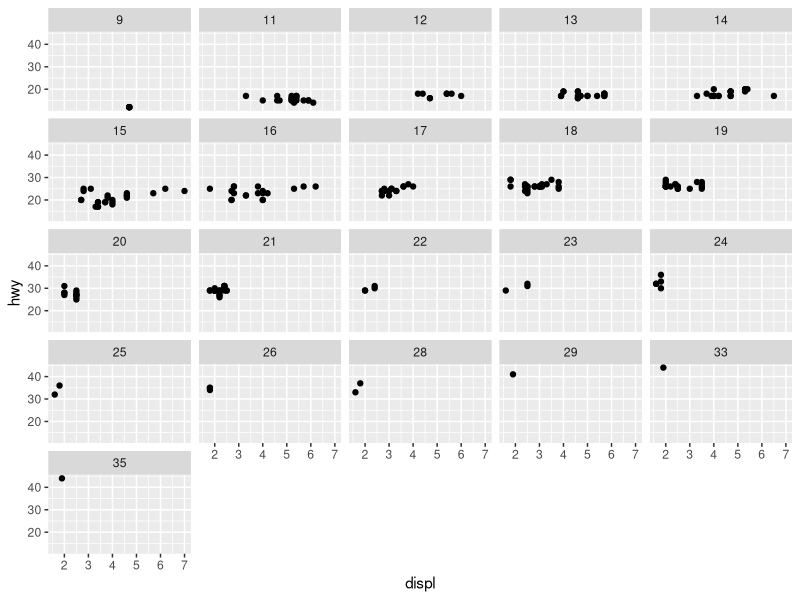
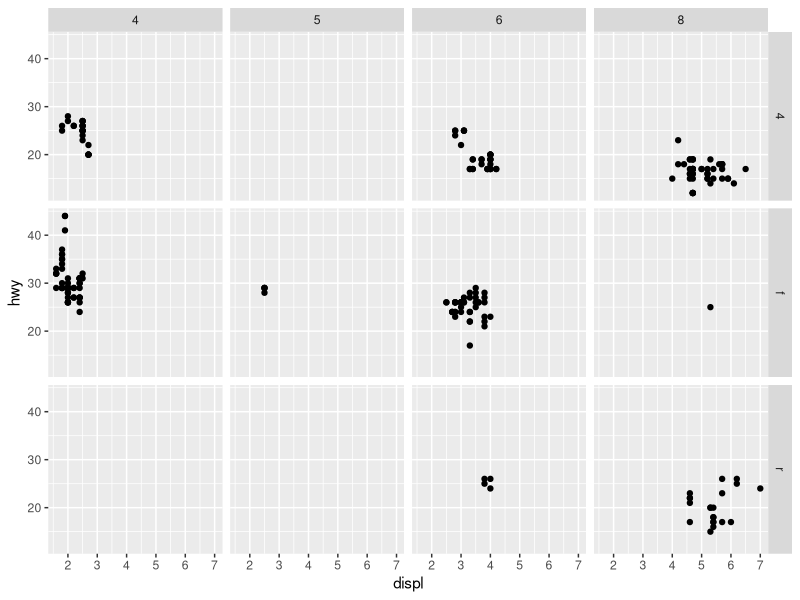
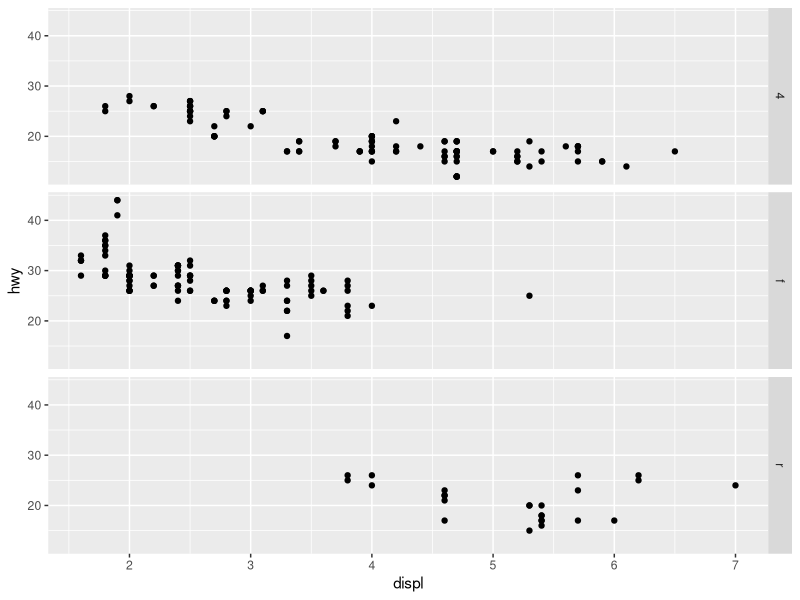
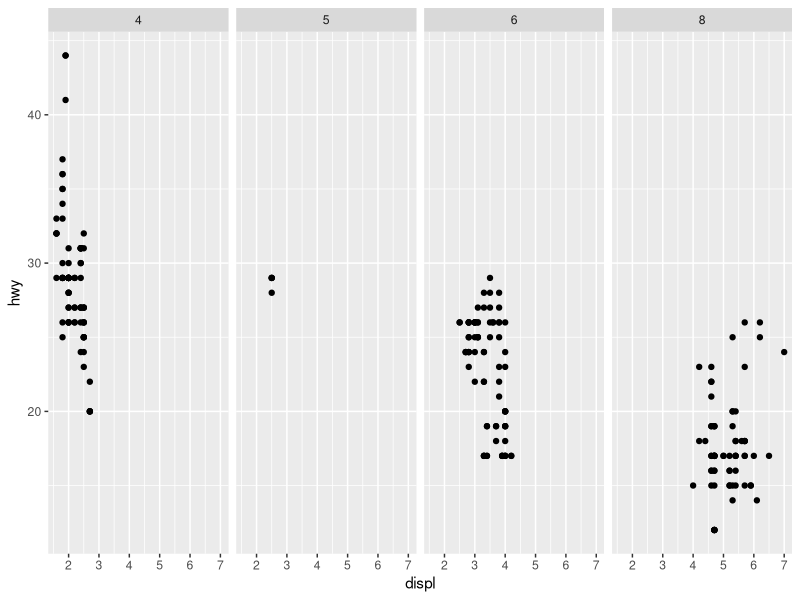
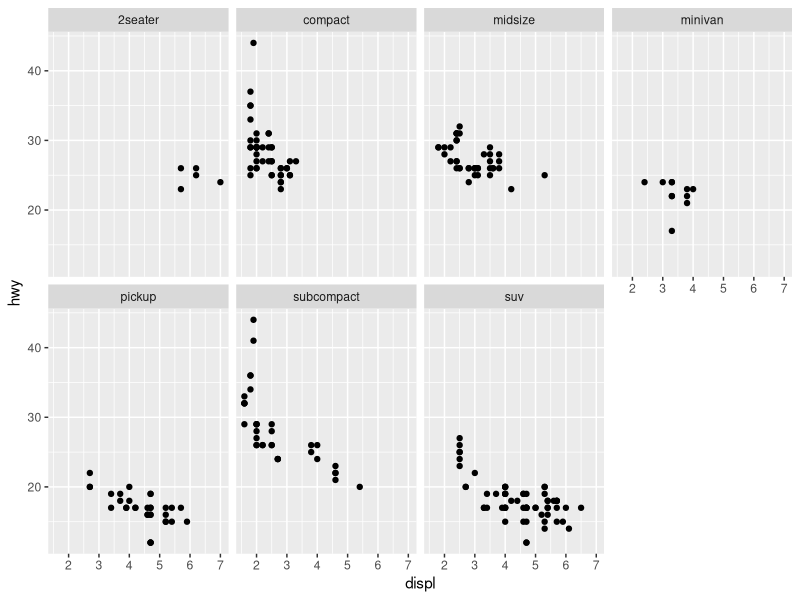
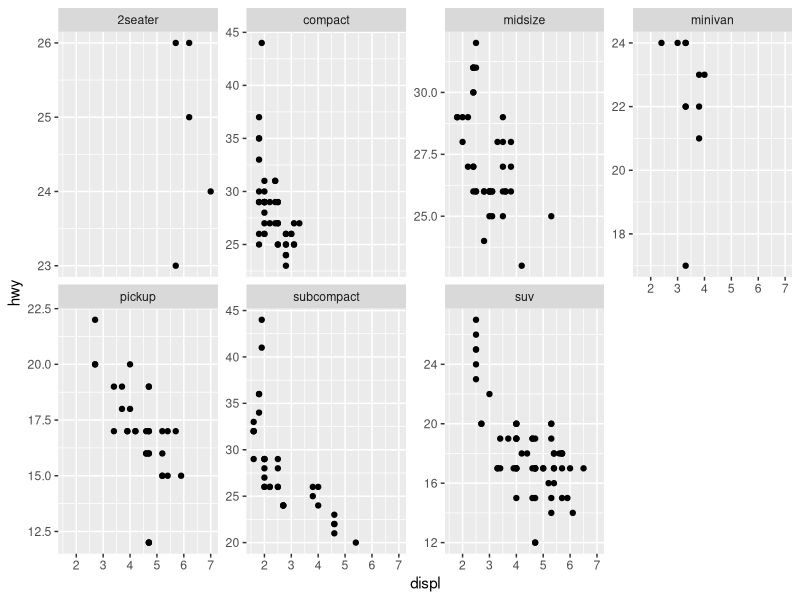
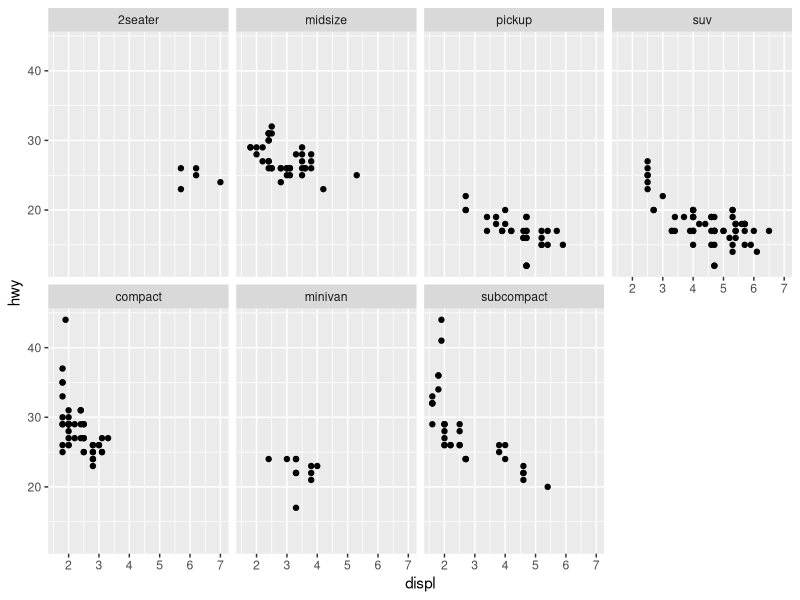
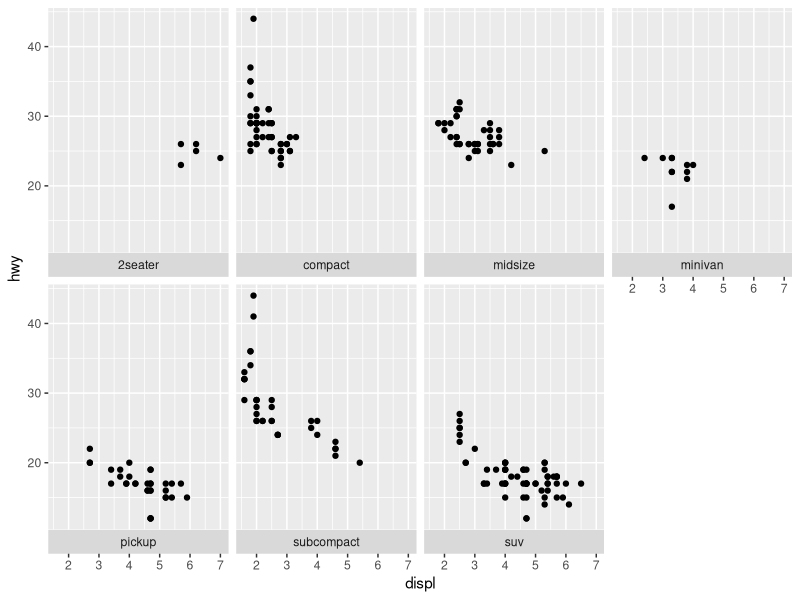

These figures' R source, in order:
## ---- chunk 1
library(tidyverse)
## ---- chunk 2
ggplot(data = mpg) + 
  geom_point(mapping = aes(x = displ, y = hwy)) + 
  facet_wrap(~ cty)
## ---- chunk 3
ggplot(data = mpg) + 
  geom_point(mapping = aes(x = displ, y = hwy)) + 
  facet_grid(drv ~ cyl)
## ---- chunk 4
ggplot(data = mpg) + 
  geom_point(mapping = aes(x = displ, y = hwy)) +
  facet_grid(drv ~ .)
## ---- chunk 5
ggplot(data = mpg) + 
  geom_point(mapping = aes(x = displ, y = hwy)) +
  facet_grid(. ~ cyl)
## ---- chunk 6
ggplot(data = mpg) + 
  geom_point(mapping = aes(x = displ, y = hwy)) + 
  facet_wrap(~ class, nrow = 2)
## ---- chunk 7
ggplot(data = mpg) + 
  geom_point(mapping = aes(x = displ, y = hwy)) + 
  facet_wrap(~ class, nrow = 2, scales = "free_y")
## ---- chunk 8
ggplot(data = mpg) + 
  geom_point(mapping = aes(x = displ, y = hwy)) + 
  facet_wrap(~ class, dir = "v", nrow = 2)
## ---- chunk 9
ggplot(data = mpg) + 
  geom_point(mapping = aes(x = displ, y = hwy)) + 
  facet_wrap(~ class, nrow = 2, strip.position = "bottom")
